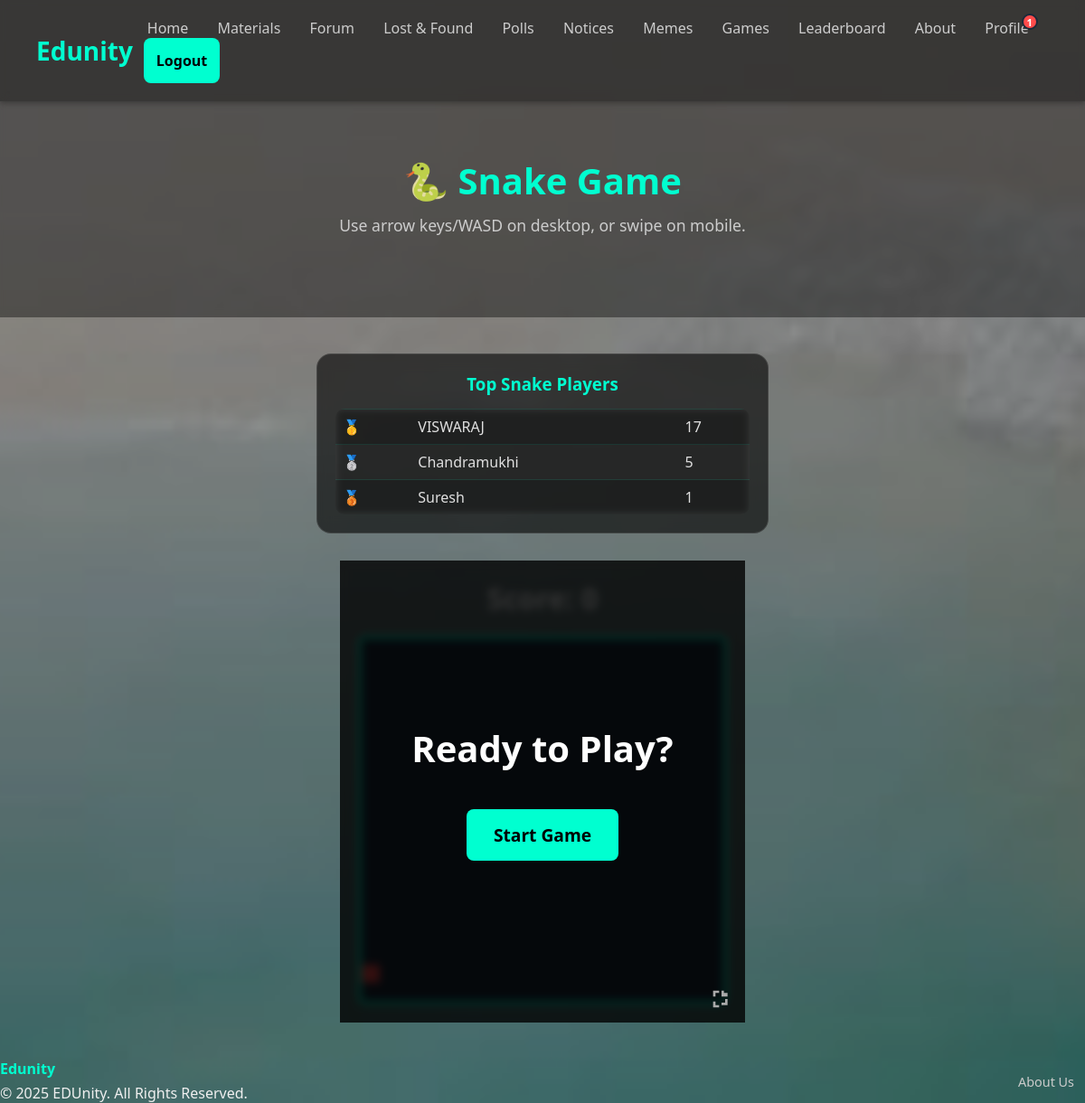
The app's page /games/snake/ (signed in) with its own data.
### games/models.py (models this page shows, shortened)
class GameScore(models.Model):
    user = models.ForeignKey(User, on_delete=models.CASCADE)
    game_name = models.CharField(max_length=50) # e.g., "Snake", "Asteroids"
    score = models.IntegerField(default=0)
    class Meta:
        unique_together = ('user', 'game_name')
        ordering = ['-score']

### games/views.py (the view)
# urls.py: path('snake/', views.snake_game_view, name='snake_game'),
@login_required
def snake_game_view(request):
    top_snake_scores = GameScore.objects.filter(game_name='Snake').order_by('-score')[:3]
    context = { 'top_snake_scores': top_snake_scores }
    return render(request, 'games/snake_game.html', context)

### core/context_processors.py (called while the page is built)
def notification_processor(request):
    if request.user.is_authenticated:
        friend_request_count = FriendRequest.objects.filter(to_user=request.user).count()
        unread_notification_count = Notification.objects.filter(recipient=request.user, is_read=False).count()
        total_notifications = friend_request_count + unread_notification_count
        return {'total_notifications': total_notifications}
    return {}

### templates/games/snake_game.html (shortened to what this page needs)
{% extends 'base.html' %}
{% load static %}
{% block content %}
  <section class="hero">
    <h1>🐍 Snake Game</h1>
    <p>Use arrow keys/WASD on desktop, or swipe on mobile.</p>
  </section>
  <div class="game-area-wrapper">
    <div class="game-leaderboard-container">
      <h3>Top Snake Players</h3>
      <table class="leaderboard mini-leaderboard">
        <tbody>
          {% for score_entry in top_snake_scores %}
            <tr><td>{% if forloop.counter == 1 %}🥇{% elif forloop.counter == 2 %}🥈{% elif forloop.counter == 3 %}🥉{% endif %}</td><td>{{ score_entry.user.username }}</td><td>{{ score_entry.score }}</td></tr>
          {% empty %}
            <tr><td colspan="3" style="text-align: center; color: #ccc;">No high scores yet!</td></tr>
          {% endfor %}
        </tbody>
      </table>
    </div>
    <div id="gameArea" class="game-canvas-container">
      <div id="scoreDisplay" class="game-score-display">Score: 0</div>
      <div id="fullscreenIcon">
        <svg viewBox="0 0 24 24"><path d="M7 14H5v5h5v-2H7v-3zm-2-4h2V7h3V5H5v5zm12 2h-2v3h-3v2h5v-5zm-3-4V5h-2v5h5V7h-3z"></path></svg>
      </div>
      <div id="startOverlay" class="game-over-overlay" style="display: flex;">
        <div id="startContent"><h2>Ready to Play?</h2><button id="startButton" class="game-reset-button" style="padding: 15px 30px; font-size: 1.2rem;">Start Game</button></div>
      </div>
    </div>
  </div>
{% endblock %}

### static/css/index.css (style rules this page uses)
* { margin: 0; padding: 0; box-sizing: border-box; font-family: 'Segoe UI', sans-serif; }
body { background-image: url("/static/images/backgroundMAIN.JPG"); background-size: cover; background-repeat: no-repeat; background-attachment: fixed; background-position: center; color: #f0f0f0; display: flex; flex-direction: column; min-height: 100vh; }
.hero { text-align: center; padding: 100px 20px; background-color: rgba(0, 0, 0, 0.5); backdrop-filter: blur(4px); }
.hero h1 { font-size: 3rem; color: #ffffff; }
.hero p { font-size: 1.25rem; margin: 10px 0 30px; color: #dddddd; }
body { background-image: url("/static/images/backgroundMAIN.JPG"); background-size: cover; background-attachment: fixed; background-position: center; color: #f0f0f0; }
.hero { text-align: center; padding: 60px 20px; background-color: rgba(0, 0, 0, 0.4); backdrop-filter: blur(4px); }
.hero h1 { font-size: 2.5rem; color: #00ffd0; }
.hero p { font-size: 1.1rem; color: #ccc; }
* { box-sizing: border-box; font-family: 'Segoe UI', sans-serif; }
body { background-image: url("/static/images/backgroundMAIN.JPG"); background-size: cover; background-position: center; background-attachment: fixed; color: #f0f0f0; }
.game-reset-button { margin-top: 20px; padding: 12px 24px; background-color: #00ffd0; color: #000; border: none; border-radius: 8px; font-weight: bold; font-size: 1rem; cursor: pointer; transition: background-color 0.3s; }
.leaderboard { padding: 40px; max-width: 900px; margin: auto; }
table { width: 100%; border-collapse: collapse; background-color: rgba(255, 255, 255, 0.05); backdrop-filter: blur(4px); border-radius: 10px; overflow: hidden; }
th, td { padding: 16px; text-align: left; }
tr:nth-child(even) { background-color: rgba(255, 255, 255, 0.03); }
td { color: #f0f0f0; }
.game-canvas-container { position: relative; display: flex; flex-direction: column; align-items: center; gap: 20px; padding: 20px; }
.game-score-display { font-size: 2rem; color: #fff; font-weight: bold; }
.game-over-overlay { position: absolute; top: 0; left: 0; width: 100%; height: 100%; background-color: rgba(0, 0, 0, 0.8); color: white; display: none; flex-direction: column; justify-content: center; align-items: center; text-align: center; backdrop-filter: blur(5px); }
.game-over-overlay h2 { font-size: 3rem; color: #ff4b4b; }
.game-area-wrapper { max-width: 900px; margin: 40px auto; display: flex; justify-content: center; align-items: flex-start; gap: 30px; padding: 0 20px; }
.game-leaderboard-container { flex: 0 0 300px; background: rgba(0, 0, 0, 0.6); backdrop-filter: blur(8px); border-radius: 16px; padding: 20px; border: 1px solid rgba(255, 255, 255, 0.1); }
.game-leaderboard-container h3 { color: #00ffd0; text-align: center; margin-bottom: 15px; }
.game-leaderboard-container .leaderboard.mini-leaderboard th, .game-leaderboard-container .leaderboard.mini-leaderboard td { padding: 8px; }
#startOverlay { z-index: 10; }
#startOverlay div { text-align: center; }
#startOverlay h2 { font-size: 2.5rem; color: #fff; margin-bottom: 20px; }
#fullscreenIcon { position: absolute; bottom: 10px; right: 10px; width: 32px; height: 32px; cursor: pointer; z-index: 15; }
#fullscreenIcon svg { width: 100%; height: 100%; fill: #aaa; transition: fill 0.2s, transform 0.2s; }
.leaderboard td { padding: 18px 20px; color: #e0e0e0; border-top: 1px solid rgba(0, 255, 208, 0.1); }
.leaderboard tbody tr { transition: background-color 0.3s; }
.mini-leaderboard th, .mini-leaderboard td { padding: 12px 15px; }
.profile-container, .item-detail-container, .game-area-wrapper { flex-direction: column; align-items: center; }
.profile-sidebar, .game-leaderboard-container { flex-basis: auto; width: 100%; max-width: 500px; }

### records on screen
GameScore: user.username "VISWARAJ", score "17"
GameScore: user.username "Chandramukhi", score "5"
GameScore: user.username "Suresh", score "1"

### other values on screen
{{ total_notifications }} "1"
